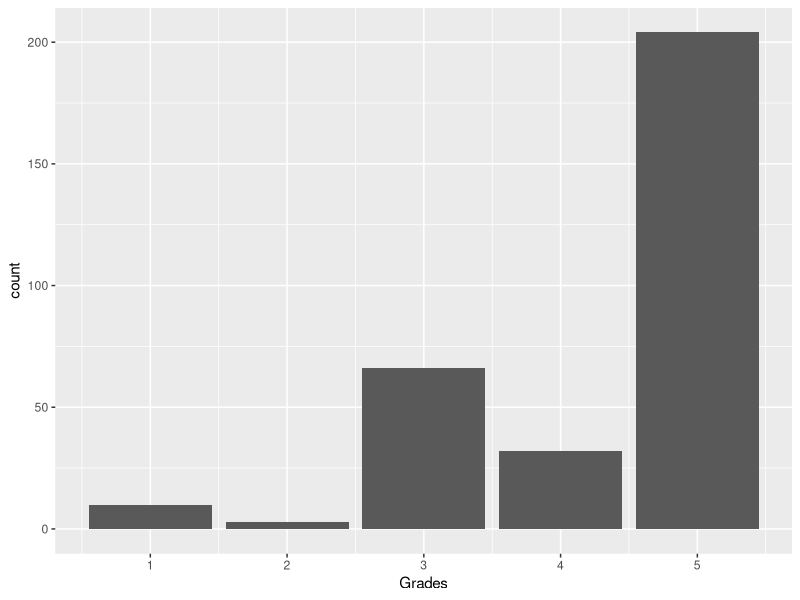
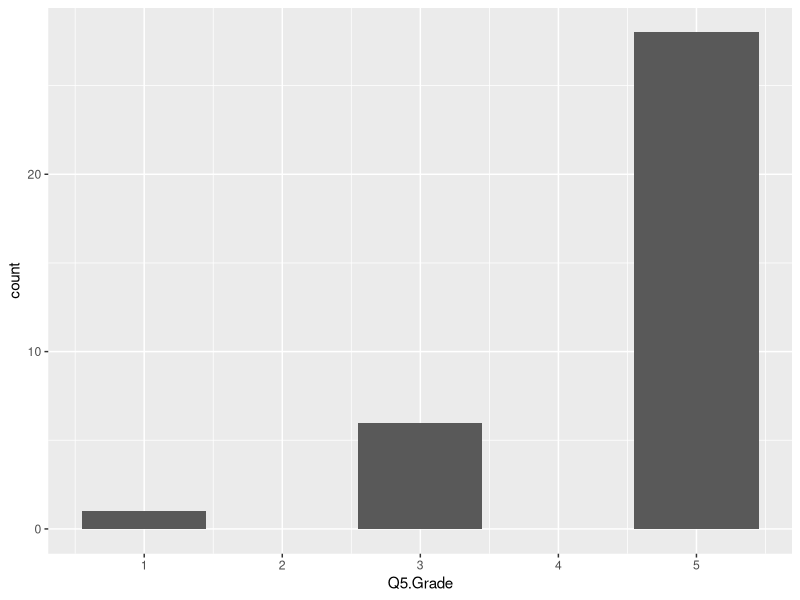
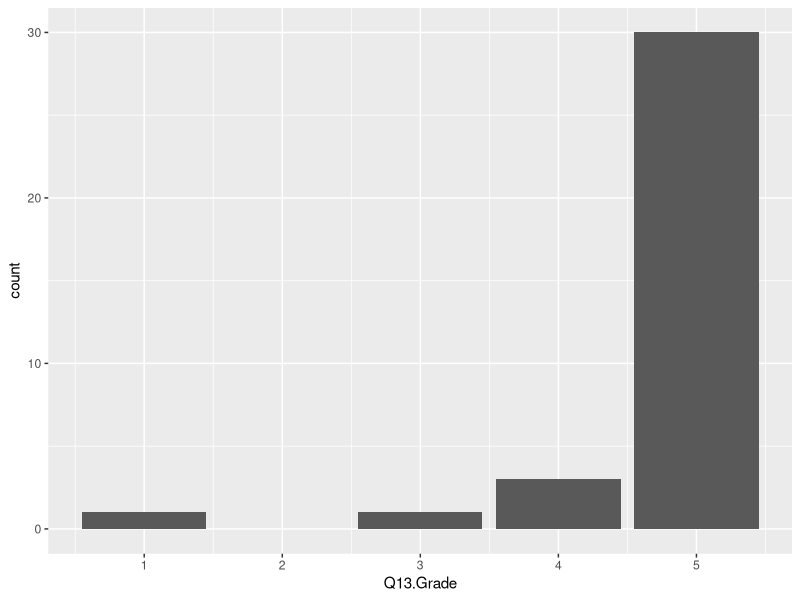
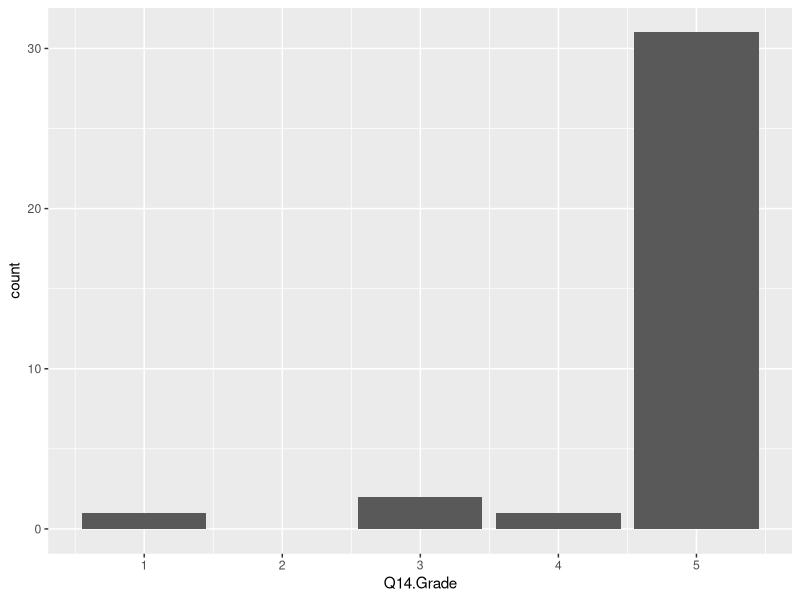
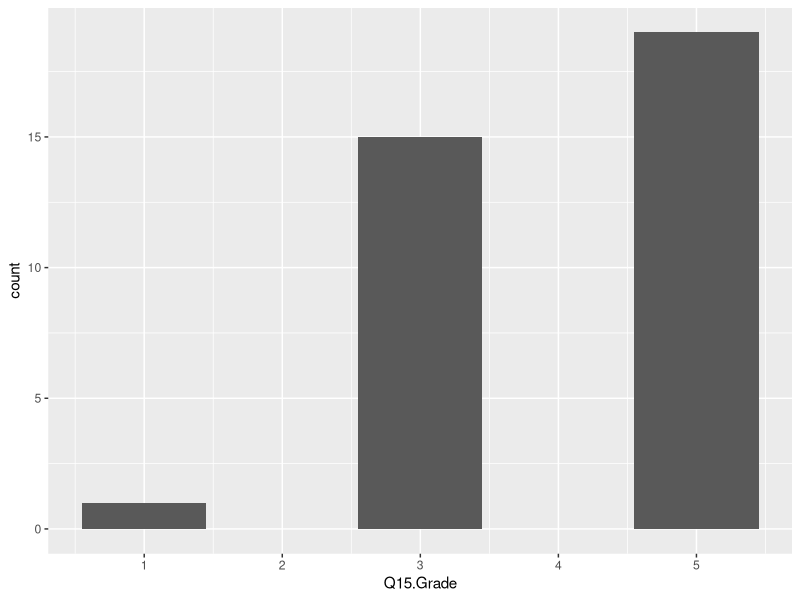
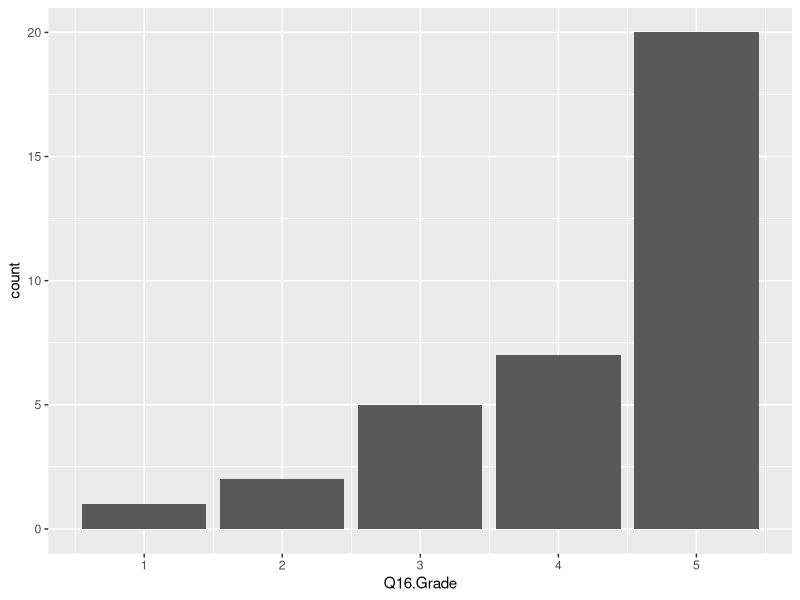
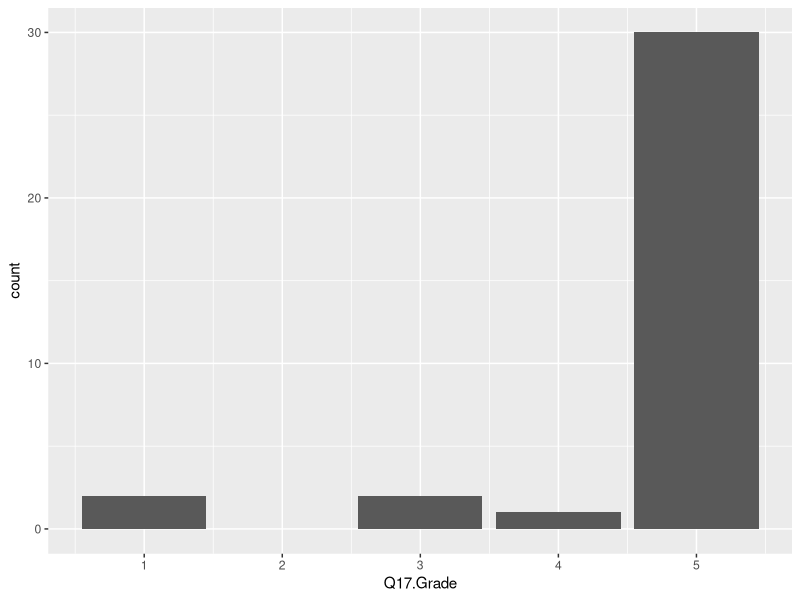
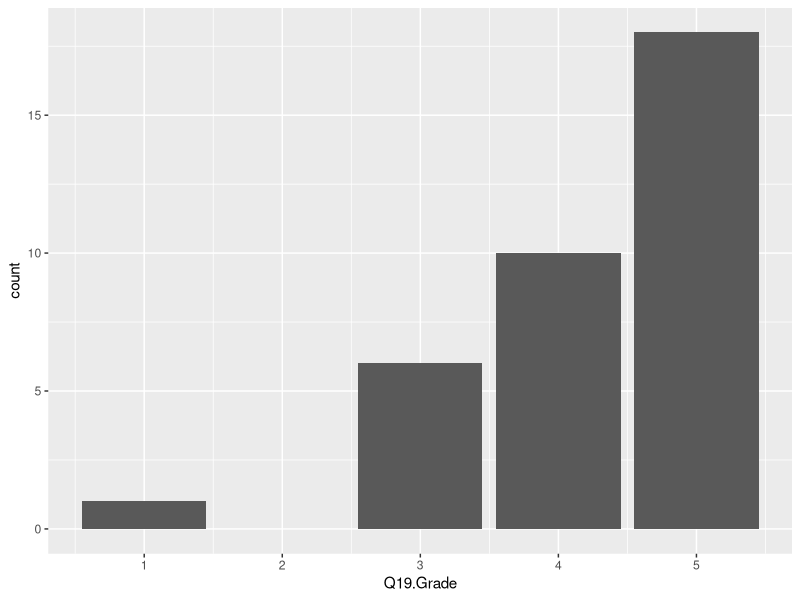

Here is the R script that generated these plots, in order:
## ---- chunk 1
knitr::opts_chunk$set(echo = TRUE)
## ---- chunk 2
setwd("~/Documents/FROST-SUMMER-2022/Winter2021")

library(tidyverse)
library(readxl)  
CK10.1 <- read_excel("FROST Grading CK 10.1_final (Winter 2021).xlsx")
## ---- chunk 3
CK10.1_clean = subset(CK10.1, select = -c(Student:GroupCK.10.1))

CK10.1_clean <- drop_na(CK10.1_clean)
## ---- chunk 4
CK10.1_all <- data.frame(unlist(CK10.1_clean))
colnames(CK10.1_all)[1] <- "Grades"
## ---- chunk 5
CK10.1_all %>%
  count(Grades)
## ---- chunk 6
CK10.1_all %>%
  ggplot() +
  geom_bar(aes(x = Grades))
## ---- chunk 7
CK10.1_clean %>%
  count(Q5.Grade)
## ---- chunk 8
CK10.1_clean %>%
  ggplot() +
  geom_bar(aes(x = Q5.Grade))
## ---- chunk 9
CK10.1_clean %>%
  count(Q13.Grade)
## ---- chunk 10
CK10.1_clean %>%
  ggplot() +
  geom_bar(aes(x = Q13.Grade))
## ---- chunk 11
CK10.1_clean %>%
  count(Q14.Grade)
## ---- chunk 12
CK10.1_clean %>%
  ggplot() +
  geom_bar(aes(x = Q14.Grade))
## ---- chunk 13
CK10.1_clean %>%
  count(Q15.Grade)
## ---- chunk 14
CK10.1_clean %>%
  ggplot() +
  geom_bar(aes(x = Q15.Grade))
## ---- chunk 15
CK10.1_clean %>%
  count(Q16.Grade)
## ---- chunk 16
CK10.1_clean %>%
  ggplot() +
  geom_bar(aes(x = Q16.Grade))
## ---- chunk 17
CK10.1_clean %>%
  count(Q17.Grade)
## ---- chunk 18
CK10.1_clean %>%
  ggplot() +
  geom_bar(aes(x = Q17.Grade))
## ---- chunk 19
CK10.1_clean %>%
  count(Q19.Grade)
## ---- chunk 20
CK10.1_clean %>%
  ggplot() +
  geom_bar(aes(x = Q19.Grade))
## ---- chunk 21
CK10.1_clean %>%
  count(Q20.Grade)
## ---- chunk 22
CK10.1_clean %>%
  ggplot() +
  geom_bar(aes(x = Q20.Grade))
## ---- chunk 23
CK10.1_clean %>%
  count(Q23.Grade)
## ---- chunk 24
CK10.1_clean %>%
  ggplot() +
  geom_bar(aes(x = Q23.Grade))
